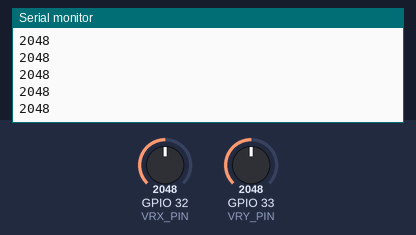
Recording of a sketch running on a simulated ESP32. Parts: the last lines printed to the serial monitor. Inputs (shaded band) come from the test bench; at power-on: GPIO 32 (VRX_PIN) = 2048, GPIO 33 (VRY_PIN) = 2048.

Above: at 1.2 s.
1.3 s: GPIO 32 (VRX_PIN) set to 2934
At 1.31 s:
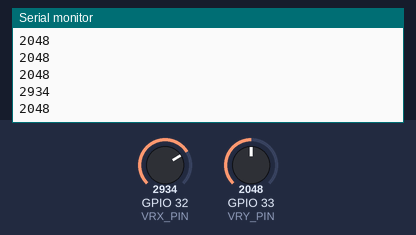
2.8 s: GPIO 32 (VRX_PIN) set to 3056
At 2.81 s:
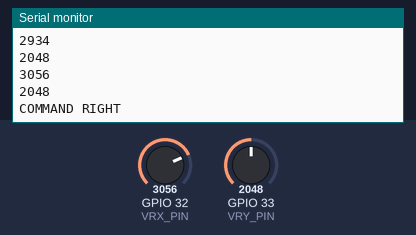
4.4 s: GPIO 33 (VRY_PIN) set to 2974
At 4.42 s:
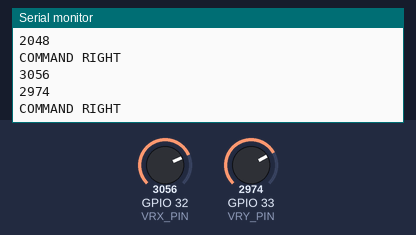
5.9 s: GPIO 33 (VRY_PIN) set to 3067
At 5.93 s:
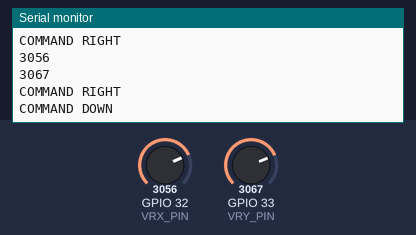
Timing chart, 0 to 8.9 s (numbered marks = the images above; inputs shaded):
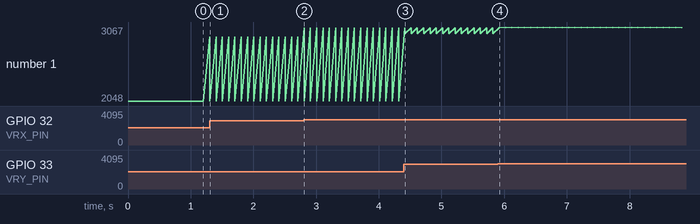

Measured:
- the behaviour switches between 3000 and 3001 on GPIO 32 (VRX_PIN) (found by bisection; images 1 and 2)
- the behaviour switches between 3000 and 3001 on GPIO 33 (VRY_PIN) (found by bisection; images 3 and 4)
- after the input at 1.3 s, the serial monitor: prints a new line at once (image 1)
- after the input at 2.8 s, the serial monitor: prints a new line at once (image 2)
- after the input at 4.4 s, the serial monitor: prints a new line at once (image 3)
- after the input at 5.9 s, the serial monitor: prints a new line at once (image 4)
- plotted number 1: 2048 → 2974 after the input at 4.4 s, 2974 → 3067 after the input at 5.9 s

The sketch:

01_SingleButton.ino
```cpp
#define VRX_PIN  32 // Arduino pin connected to VRX pin
#define VRY_PIN  33 // Arduino pin connected to VRY pin

#define LEFT_THRESHOLD  1000
#define RIGHT_THRESHOLD 3000
#define UP_THRESHOLD    1000
#define DOWN_THRESHOLD  3000

#define COMMAND_NO     0x00
#define COMMAND_LEFT   0x01
#define COMMAND_RIGHT  0x02
#define COMMAND_UP     0x04
#define COMMAND_DOWN   0x08

int xValue = 0 ; // To store value of the X axis
int yValue = 0 ; // To store value of the Y axis
int command = COMMAND_NO;

void setup() {
  Serial.begin(9600);
  pinMode(VRX_PIN, INPUT);
  pinMode(VRY_PIN, INPUT);
}

void loop() {
  // read analog X and Y analog values
  xValue = analogRead(VRX_PIN);
  yValue = analogRead(VRY_PIN);

Serial.println(xValue);
Serial.println(yValue);
  // converts the analog value to commands
  // reset commands
  command = COMMAND_NO;

  // check left/right commands
  if (xValue < LEFT_THRESHOLD)
    command = command | COMMAND_LEFT;
  else if (xValue > RIGHT_THRESHOLD)
    command = command | COMMAND_RIGHT;

  // check up/down commands
  if (yValue < UP_THRESHOLD)
    command = command | COMMAND_UP;
  else if (yValue > DOWN_THRESHOLD)
    command = command | COMMAND_DOWN;

  // NOTE: AT A TIME, THERE MAY BE NO COMMAND, ONE COMMAND OR TWO COMMANDS

  // print command to serial and process command
  if (command & COMMAND_LEFT) {
    Serial.println("COMMAND LEFT");
    // TODO: add your task here
  }

  if (command & COMMAND_RIGHT) {
    Serial.println("COMMAND RIGHT");
    // TODO: add your task here
  }

  if (command & COMMAND_UP) {
    Serial.println("COMMAND UP");
    // TODO: add your task here
  }

  if (command & COMMAND_DOWN) {
    Serial.println("COMMAND DOWN");
    // TODO: add your task here
  }
  delay(100);
}
```
